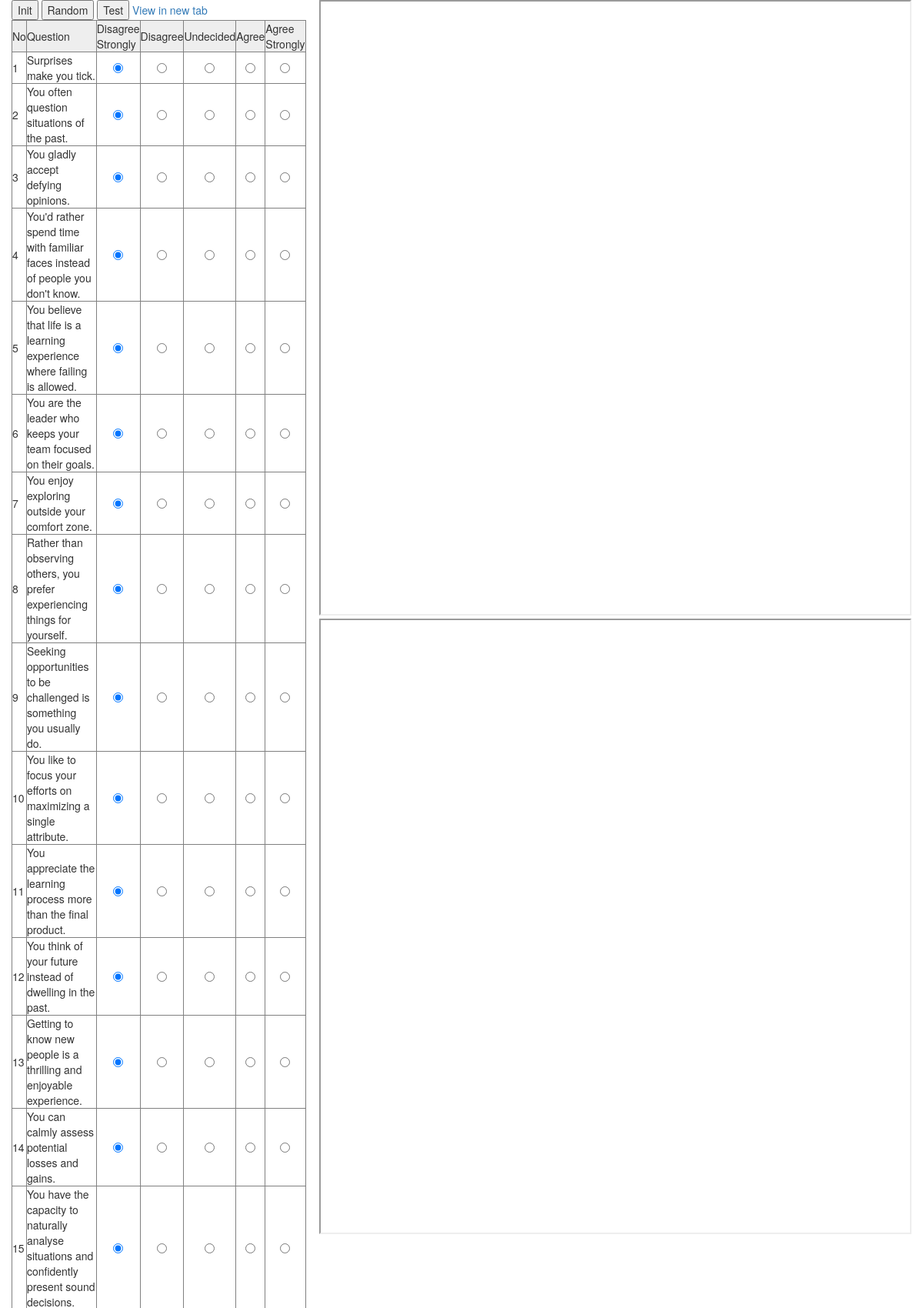
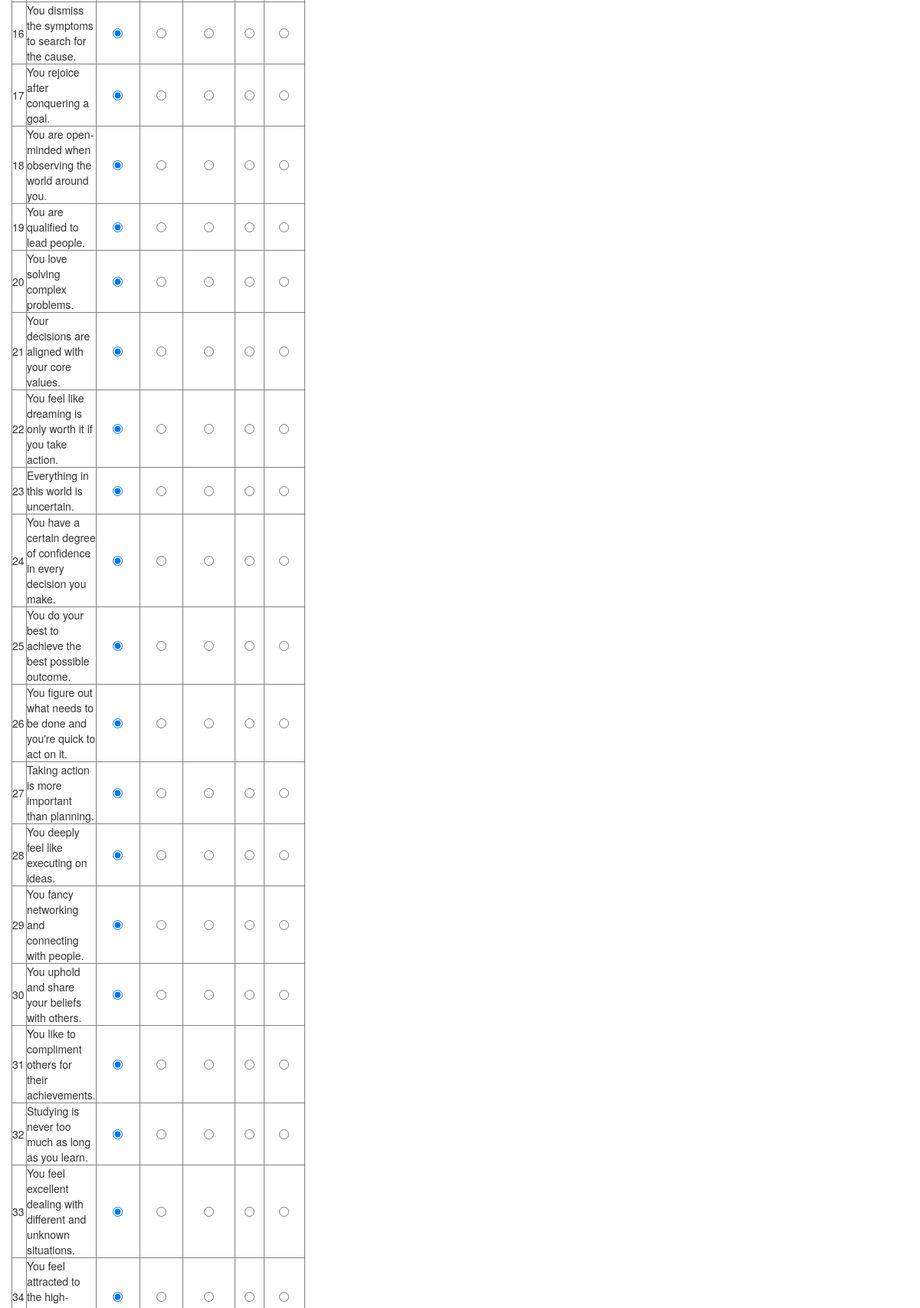
Page /index.php/welcome/testpage (upper part) on the committed database (2 pictures, top to bottom).
### tables this page shows
CREATE TABLE IF NOT EXISTS `value` (
  `id` int(8) NOT NULL AUTO_INCREMENT,
  `value_text` varchar(256) NOT NULL DEFAULT '',
  `value_val` int(8) NOT NULL DEFAULT '0',
  PRIMARY KEY (`id`)
);

CREATE TABLE `question` (
  `id` int(8) NOT NULL AUTO_INCREMENT,
  `question_text` varchar(256) NOT NULL DEFAULT '',
  `cat_id` int(8) NOT NULL DEFAULT 0,
  PRIMARY KEY (`id`)
);

### application/controllers/Welcome.php (called while the page is built, shortened)
<?php
class Welcome extends CI_Controller {
	public function __construct()
	{
        $this->load->helper("url");
		$this->load->database();
        $this->load->model("tester_model");
        $this->load->model("question_model");
        $this->load->model("value_model");
        $this->load->model("answer_model");
        $this->load->model("category_model");
	}
	public function testpage()
	{
        $data['baseurl'] = $this->config->base_url();
		$questions = $this->question_model->getAll();
		$values = $this->value_model->getAll();
		$data['questions'] = $questions;
		$data['values'] = $values;
		$this->load->view('welcome_test', $data);
	}
}
?>

### index.php (called while the page is built, shortened)
<?php
require_once BASEPATH.'core/CodeIgniter.php';

### application/core/MY_Model.php (called while the page is built, shortened)
<?php
class MY_model extends CI_Model {
	public function getAll($where = array(), $orderby = 'id', $direct = 'ASC', $limit = 0, $start = 0)
	{
		$this->db->from($this->table);
		$this->db->where($where);
		$this->db->order_by($orderby, $direct);
		$query = $this->db->get();
		return $query->result_array();
	}
}
?>

### application/views/welcome_test.php (the view, shortened to what this page needs)
<!DOCTYPE html>
<html lang="en">
<head>
	<link rel="stylesheet" href="https://maxcdn.bootstrapcdn.com/bootstrap/3.3.7/css/bootstrap.min.css">
</head>
<body>
<div class="container-fluid">
	<div class="row">
		<div class="col-md-4">
			<form id="testFrm" action="#" method="post" onsubmit="return false">
			<button type="button" class="init_btn">Init</button>
			<button type="button" class="rand_btn">Random</button>
			<button type="button" class="test_btn">Test</button>
			<a href="#" id="view_new_tab" target="_blank">View in new tab</a>
			<table border=1 cellspacing=0>
				<thead style="background:#eee;">
				<tr>
					<td>No</td>
					<td>Question</td>
					<?php foreach($values as $v) { ?>
					<td class="setval" val="<?php echo $v['id']; ?>" style="cursor:pointer;"><?php echo $v['value_text']; ?></td>
					<?php } ?>
				</tr>
				</thead>
				<tbody>
				<?php foreach($questions as $q) { ?>
					<tr>
					<td><?php echo $q['id']; ?></td>
					<td><?php echo $q['question_text']; ?></td>
					<?php foreach($values as $v) { ?>
					<td style="text-align: center;"><input type="radio" name="quiz_<?php echo $q['id']; ?>" id="quiz_<?php echo $q['id']; ?>_<?php echo $v['id']; ?>" qid="<?php echo $q['id']; ?>" class="quiz_val" value="<?php echo $v['id']; ?>"></td>
					<?php } ?>
					</tr>
				<?php } ?>
				</tbody>
			</table>
			</form>
		</div>
		<div class="col-md-8">
			<iframe src="" id="result_iframe"></iframe>
			<iframe src="" id="origin_iframe"></iframe>
		</div>
	</div>
</div>
</body>
</html>

### application/views/welcome_test.php (style rules this page uses)
#result_iframe { width: 100%; min-height: 800px; height: 100vh; }
#origin_iframe { width: 100%; min-height: 800px; height: 100vh; }

### rows in the picture
value: value_text "Disagree Strongly"
value: value_text "Disagree"
value: value_text "Undecided"
value: value_text "Agree"
value: value_text "Agree Strongly"
question: id "1", question_text "Surprises make you tick."
question: id "2", question_text "You often question situations of the past."
question: id "3", question_text "You gladly accept defying opinions."
question: id "4", question_text "You'd rather spend time with familiar faces instead of people you don't know."
question: id "5", question_text "You believe that life is a learning experience where failing is allowed."
question: id "6", question_text "You are the leader who keeps your team focused on their goals."
question: id "7", question_text "You enjoy exploring outside your comfort zone."
question: id "8", question_text "Rather than observing others, you prefer experiencing things for yourself."
question: id "9", question_text "Seeking opportunities to be challenged is something you usually do."
question: id "10", question_text "You like to focus your efforts on maximizing a single attribute."
question: id "11", question_text "You appreciate the learning process more than the final product."
question: id "12", question_text "You think of your future instead of dwelling in the past."
question: id "13", question_text "Getting to know new people is a thrilling and enjoyable experience."
question: id "14", question_text "You can calmly assess potential losses and gains."
question: id "15", question_text "You have the capacity to naturally analyse situations and confidently present sound decisions."
question: id "16", question_text "You dismiss the symptoms to search for the cause."
question: id "17", question_text "You rejoice after conquering a goal."
question: id "18", question_text "You are open-minded when observing the world around you."
question: id "19", question_text "You are qualified to lead people."
question: id "20", question_text "You love solving complex problems."
question: id "21", question_text "Your decisions are aligned with your core values."
question: id "22", question_text "You feel like dreaming is only worth it if you take action."
question: id "23", question_text "Everything in this world is uncertain."
question: id "24", question_text "You have a certain degree of confidence in every decision you make."
question: id "25", question_text "You do your best to achieve the best possible outcome."
question: id "26", question_text "You figure out what needs to be done and you're quick to act on it."
question: id "27", question_text "Taking action is more important than planning."
question: id "28", question_text "You deeply feel like executing on ideas."
question: id "29", question_text "You fancy networking and connecting with people."
question: id "30", question_text "You uphold and share your beliefs with others."
question: id "31", question_text "You like to compliment others for their achievements."
question: id "32", question_text "Studying is never too much as long as you learn."
question: id "33", question_text "You feel excellent dealing with different and unknown situations."
question: id "34"
